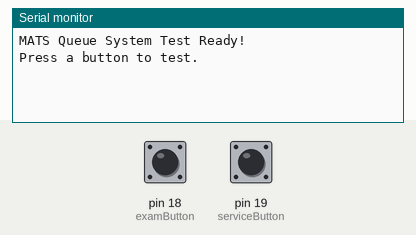
This sketch was run on a simulated Arduino Uno, built with avr-gcc and run on an emulated ATmega328P. Parts: the last lines printed to the serial monitor. The test bench sets the inputs (shaded band); at power-on: pin 18 (examButton) HIGH, pin 19 (serviceButton) HIGH.

Above: at 1.2 s.
1.3 s: pin 18 (examButton) pulled LOW for 0.15 s
At 2.5 s:
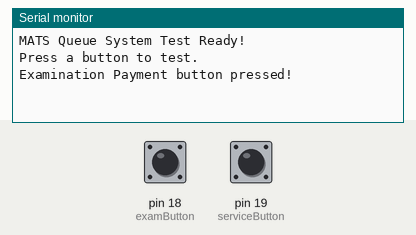
2.9 s: pin 19 (serviceButton) pulled LOW for 0.15 s
At 4.0 s:
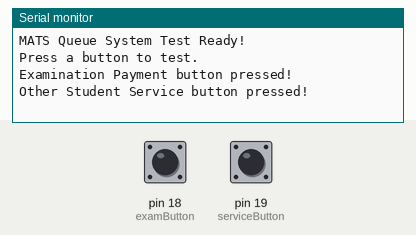

The sketch:

sketch_oct19a.ino
```cpp
const int examButton = 18;
const int serviceButton = 19;

void setup() {
  Serial.begin(115200);

  pinMode(examButton, INPUT_PULLUP);
  pinMode(serviceButton, INPUT_PULLUP);

  Serial.println("MATS Queue System Test Ready!");
  Serial.println("Press a button to test.");
}

void loop() {
  if (digitalRead(examButton) == LOW) {
    Serial.println("Examination Payment button pressed!");
    delay(300);
  }

  if (digitalRead(serviceButton) == LOW) {
    Serial.println("Other Student Service button pressed!");
    delay(300);
  }
}
```

Measured:
- after the input at 1.3 s, the serial monitor: prints a new line at once (image 1)
- after the input at 2.9 s, the serial monitor: prints a new line at once (image 2)
